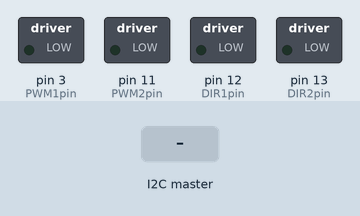
The sketch below on a simulated Arduino Uno, built with avr-gcc and run on an emulated ATmega328P. On the bench: switched loads named in the sketch (green lamp = pin HIGH). The test bench sets the inputs (shaded band).

Above: at 1.2 s.
1.3 s: the I2C master sends the byte 1
At 2.1 s:
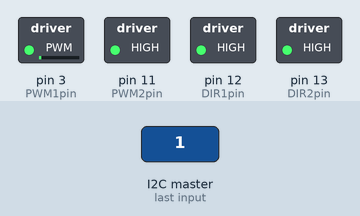
2.8 s: the I2C master sends the byte 0
At 3.3 s:
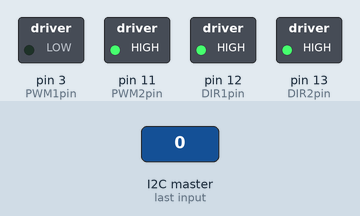
4.3 s: the I2C master sends the byte 90
At 5.3 s:
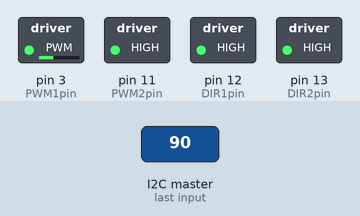
5.8 s: the I2C master sends the byte 200
At 6.5 s:
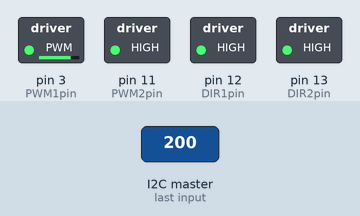
Timing chart, 0 to 8.3 s (numbered marks = the images above; inputs shaded):
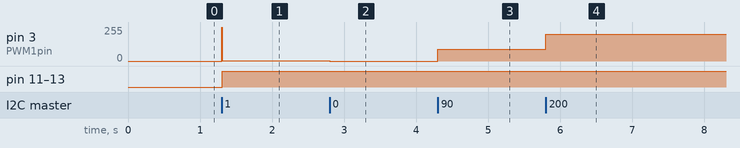

Measured:
- after the input at 1.3 s, pin 3 (PWM1pin): 0/255 → 1/255 at once; pin 11 (PWM2pin), pin 12 (DIR1pin), pin 13 (DIR2pin): LOW → HIGH at once
- after the input at 2.8 s, pin 3 (PWM1pin): 1/255 → 0/255 at once
- after the input at 4.3 s, pin 3 (PWM1pin): 0/255 → 90/255 at once
- after the input at 5.8 s, pin 3 (PWM1pin): 90/255 → 200/255 at once

The sketch:

TwoMotorListener.ino
```cpp
// Upload this sketch to a listener Arduino
// To be used with any speaker that sends two drive bytes, then two direction bytes via I2C

// Include Wire library
#include <Wire.h>

// I2C location | Motor 1 = 8, Motors 2&3 = 9
const int location = 9;

// Initialize drive variables
byte spd1, dir1, spd2, dir2;

// Name motor pins for clarity
const int PWM1pin = 3;
const int PWM2pin = 11;
const int DIR1pin = 12;
const int DIR2pin = 13;

void setup() {
  // Join I2C bus at determined location and register receipt event
  Wire.begin(location);
  Wire.onReceive(receiveEvent);

  // Set pins to output and initialize to low
  pinMode(PWM1pin, OUTPUT);
  pinMode(PWM2pin, OUTPUT);
  pinMode(DIR1pin, OUTPUT);
  pinMode(DIR2pin, OUTPUT);
  digitalWrite(PWM1pin, LOW);
  digitalWrite(PWM2pin, LOW);
  digitalWrite(DIR1pin, LOW);
  digitalWrite(DIR2pin, LOW);
}

void loop() {
  delay(10);
}

// Function that executes whenever data is received via I2C
void receiveEvent(int num) {
  // Read four bytes
  spd1 = Wire.read();
  spd2 = Wire.read();
  dir1 = Wire.read();
  dir2 = Wire.read();

  // Set directions
  if (dir1 == 0) digitalWrite(DIR1pin,LOW);
  else digitalWrite(DIR1pin,HIGH);
  if (dir2 == 0) digitalWrite(DIR2pin,LOW);
  else digitalWrite(DIR2pin,HIGH);

  // Drive motors
  if (spd1 < 80 && spd1 > 0) {
    analogWrite(PWM1pin,255);
    delay(1500);
  }
  analogWrite(PWM1pin,spd1);
  analogWrite(PWM2pin,spd2);
}
```
